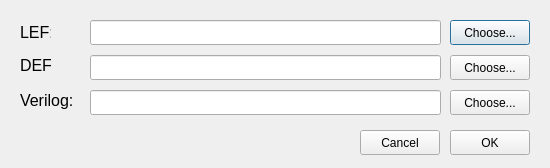
<?xml version="1.0" encoding="UTF-8"?>
<ui version="4.0">
 <class>DialogLefDef</class>
 <widget class="QDialog" name="DialogLefDef">
  <property name="geometry">
   <rect>
    <x>0</x>
    <y>0</y>
    <width>550</width>
    <height>168</height>
   </rect>
  </property>
  <property name="windowTitle">
   <string>Dialog</string>
  </property>
  <widget class="QLineEdit" name="lefLine">
   <property name="geometry">
    <rect>
     <x>90</x>
     <y>20</y>
     <width>351</width>
     <height>25</height>
    </rect>
   </property>
  </widget>
  <widget class="QLineEdit" name="defLine">
   <property name="geometry">
    <rect>
     <x>90</x>
     <y>55</y>
     <width>351</width>
     <height>25</height>
    </rect>
   </property>
  </widget>
  <widget class="QLabel" name="lef">
   <property name="geometry">
    <rect>
     <x>20</x>
     <y>18</y>
     <width>31</width>
     <height>30</height>
    </rect>
   </property>
   <property name="text">
    <string>&lt;html&gt;&lt;head/&gt;&lt;body&gt;&lt;p&gt;&lt;span style=&quot; font-size:12pt;&quot;&gt;LEF:&lt;/span&gt;&lt;/p&gt;&lt;/body&gt;&lt;/html&gt;</string>
   </property>
  </widget>
  <widget class="QLabel" name="def">
   <property name="geometry">
    <rect>
     <x>20</x>
     <y>55</y>
     <width>31</width>
     <height>21</height>
    </rect>
   </property>
   <property name="text">
    <string>&lt;html&gt;&lt;head/&gt;&lt;body&gt;&lt;p&gt;&lt;span style=&quot; font-size:12pt;&quot;&gt;DEF:&lt;/span&gt;&lt;/p&gt;&lt;/body&gt;&lt;/html&gt;</string>
   </property>
  </widget>
  <widget class="QPushButton" name="chooseLef">
   <property name="geometry">
    <rect>
     <x>450</x>
     <y>20</y>
     <width>80</width>
     <height>25</height>
    </rect>
   </property>
   <property name="text">
    <string>Choose...</string>
   </property>
  </widget>
  <widget class="QPushButton" name="chooseDef">
   <property name="geometry">
    <rect>
     <x>450</x>
     <y>55</y>
     <width>80</width>
     <height>25</height>
    </rect>
   </property>
   <property name="text">
    <string>Choose...</string>
   </property>
  </widget>
  <widget class="QPushButton" name="okButton">
   <property name="geometry">
    <rect>
     <x>450</x>
     <y>130</y>
     <width>80</width>
     <height>25</height>
    </rect>
   </property>
   <property name="text">
    <string>OK</string>
   </property>
  </widget>
  <widget class="QPushButton" name="cancelButton">
   <property name="geometry">
    <rect>
     <x>360</x>
     <y>130</y>
     <width>80</width>
     <height>25</height>
    </rect>
   </property>
   <property name="text">
    <string>Cancel</string>
   </property>
  </widget>
  <widget class="QLineEdit" name="verilogLine">
   <property name="geometry">
    <rect>
     <x>90</x>
     <y>90</y>
     <width>351</width>
     <height>25</height>
    </rect>
   </property>
  </widget>
  <widget class="QPushButton" name="chooseVerilog">
   <property name="geometry">
    <rect>
     <x>450</x>
     <y>90</y>
     <width>80</width>
     <height>25</height>
    </rect>
   </property>
   <property name="text">
    <string>Choose...</string>
   </property>
  </widget>
  <widget class="QLabel" name="verilog">
   <property name="geometry">
    <rect>
     <x>20</x>
     <y>90</y>
     <width>61</width>
     <height>21</height>
    </rect>
   </property>
   <property name="text">
    <string>&lt;html&gt;&lt;head/&gt;&lt;body&gt;&lt;p&gt;&lt;span style=&quot; font-size:12pt;&quot;&gt;Verilog:&lt;/span&gt;&lt;/p&gt;&lt;/body&gt;&lt;/html&gt;</string>
   </property>
  </widget>
  <widget class="QLabel" name="erro">
   <property name="geometry">
    <rect>
     <x>20</x>
     <y>130</y>
     <width>321</width>
     <height>21</height>
    </rect>
   </property>
   <property name="text">
    <string>&lt;html&gt;&lt;head/&gt;&lt;body&gt;&lt;p&gt;&lt;span style=&quot; color:#cc0000;&quot;&gt;&lt;br/&gt;&lt;/span&gt;&lt;/p&gt;&lt;/body&gt;&lt;/html&gt;</string>
   </property>
  </widget>
  <widget class="QLabel" name="erro_2">
   <property name="geometry">
    <rect>
     <x>30</x>
     <y>30</y>
     <width>321</width>
     <height>21</height>
    </rect>
   </property>
   <property name="text">
    <string>&lt;html&gt;&lt;head/&gt;&lt;body&gt;&lt;p&gt;&lt;span style=&quot; color:#cc0000;&quot;&gt;&lt;br/&gt;&lt;/span&gt;&lt;/p&gt;&lt;/body&gt;&lt;/html&gt;</string>
   </property>
  </widget>
 </widget>
 <resources/>
 <connections/>
</ui>
